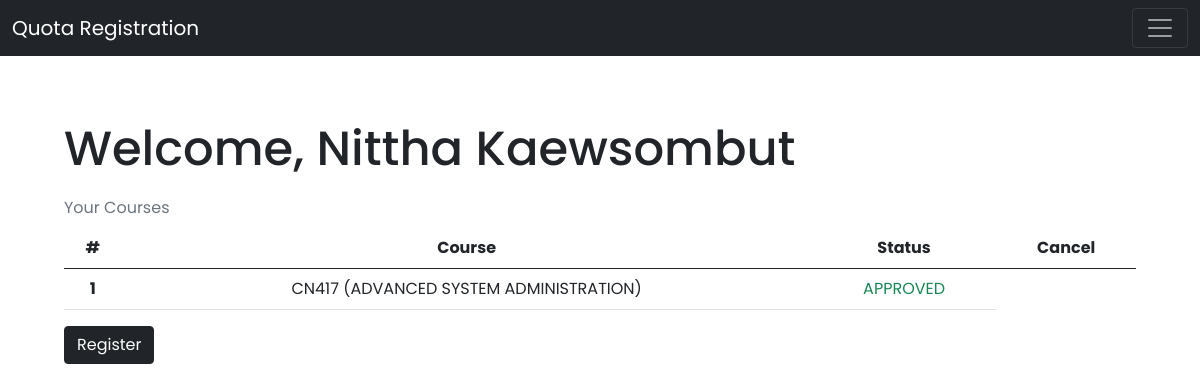
The page / (signed in) on the database as committed earlier.
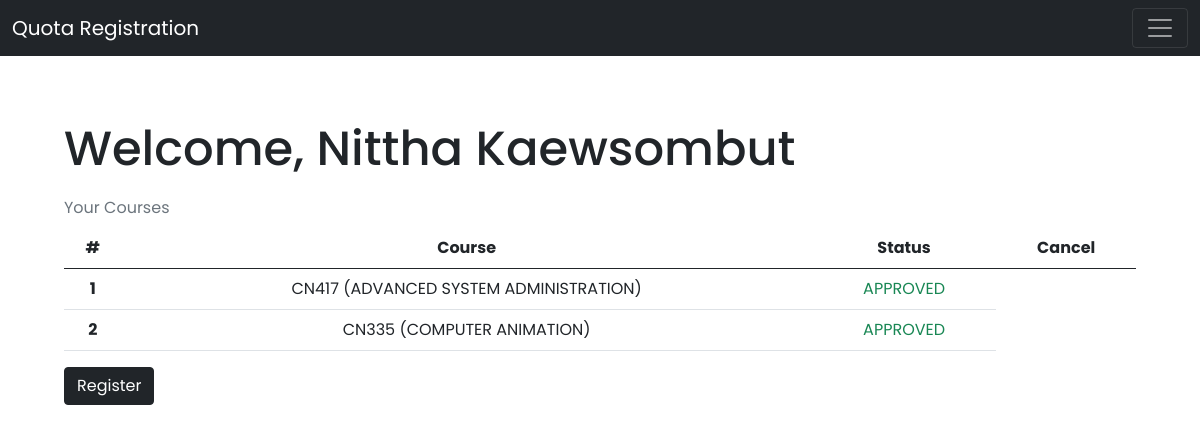
The same page on the database as committed later.
### courses/models.py (models this page shows)
class QuotaRequest(models.Model):
    student = models.ForeignKey(User, on_delete=models.CASCADE)
    course = models.ForeignKey(Course, on_delete=models.CASCADE, related_name='quota_request')
    course_approved = models.BooleanField(default=False)
    def __str__(self):
        return f'{self.course}'

class Course(models.Model):
    course_id = models.CharField(max_length=10, unique=True)
    course_name = models.CharField(max_length=60, unique=True)
    semester = models.IntegerField()
    year = models.IntegerField()
    seat = models.IntegerField()
    course_open = models.BooleanField(default=True)
    def __str__(self):
        return f'{self.course_id} ({self.course_name})'

### students/views.py (the view)
# urls.py: 2. Add a URL to urlpatterns:  path('', views.home, name='home')
def home(request):
    if request.user.is_staff:
        return HttpResponseRedirect(reverse('admin:index'))
    if not request.user.is_authenticated:
        return HttpResponseRedirect(reverse('login'))
    user_courses = QuotaRequest.objects.filter(student=request.user)
    context = {'user_courses': user_courses}
    return render(request, 'students/home.html', context)

### students/templates/students/home.html (shortened to what this page needs)
{% extends 'students/layout.html' %}
{% block body %}
<div class="home-body">
    <h2>Welcome, {{ request.user.first_name }} {{ request.user.last_name }}</h1>
    <table class="table table-hover caption-top">
        <caption>Your Courses</caption>
        <thead>
            <tr>
                <th scope="col">#</th>
                <th scope="col">Course</th>
                <th scope="col">Status</th>
                <th scope="col">Cancel</th>
            </tr>
        </thead>
        <tbody>
            {% for course in user_courses %}
            <tr>
                <th scope="row">{{ forloop.counter }}</th>
                <td>{{ course }}</td>
                {% if course.course_approved %}
                <td class="text-success">APPROVED</td>
                {% else %}
                <td class="text-warning">PENDING</td>
                {% endif %}
            </tr>
            {% endfor %}
        </tbody>
    </table>
    <a class="btn btn-dark" href="{% url 'register' %}">Register</a>
</div>
{% endblock %}

Rows that differ between the two databases and show on the page:
added QuotaRequest: course.course_name "CN335 (COMPUTER ANIMATION)", course_approved "APPROVED"
